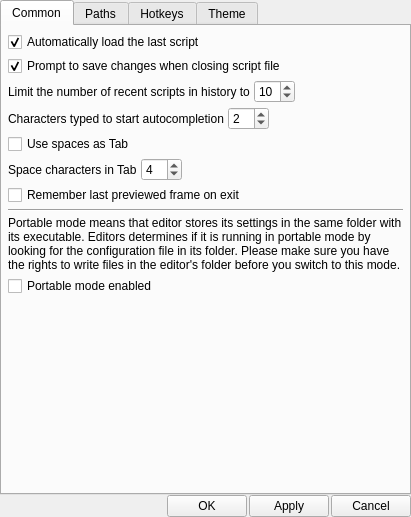
<?xml version="1.0" encoding="UTF-8"?>
<ui version="4.0">
 <class>SettingsDialog</class>
 <widget class="QDialog" name="SettingsDialog">
  <property name="geometry">
   <rect>
    <x>0</x>
    <y>0</y>
    <width>411</width>
    <height>517</height>
   </rect>
  </property>
  <property name="windowTitle">
   <string>Settings - VapourSynth Editor</string>
  </property>
  <layout class="QVBoxLayout" name="verticalLayout">
   <property name="spacing">
    <number>0</number>
   </property>
   <property name="leftMargin">
    <number>0</number>
   </property>
   <property name="topMargin">
    <number>0</number>
   </property>
   <property name="rightMargin">
    <number>0</number>
   </property>
   <property name="bottomMargin">
    <number>0</number>
   </property>
   <item>
    <widget class="QTabWidget" name="settingsTabWidget">
     <property name="currentIndex">
      <number>0</number>
     </property>
     <widget class="QWidget" name="commonSettingsTab">
      <attribute name="title">
       <string>Common</string>
      </attribute>
      <layout class="QVBoxLayout" name="verticalLayout_2">
       <property name="spacing">
        <number>4</number>
       </property>
       <property name="leftMargin">
        <number>6</number>
       </property>
       <property name="topMargin">
        <number>6</number>
       </property>
       <property name="rightMargin">
        <number>6</number>
       </property>
       <property name="bottomMargin">
        <number>6</number>
       </property>
       <item>
        <widget class="QCheckBox" name="autoLoadLastScriptCheckBox">
         <property name="text">
          <string>Automatically load the last script</string>
         </property>
         <property name="checked">
          <bool>true</bool>
         </property>
        </widget>
       </item>
       <item>
        <widget class="QCheckBox" name="promptToSaveChangesCheckBox">
         <property name="text">
          <string>Prompt to save changes when closing script file</string>
         </property>
         <property name="checked">
          <bool>true</bool>
         </property>
        </widget>
       </item>
       <item>
        <layout class="QHBoxLayout" name="recentFilesSettingsLayout">
         <item>
          <widget class="QLabel" name="maxRecentFilesLabel">
           <property name="text">
            <string>Limit the number of recent scripts in history to</string>
           </property>
          </widget>
         </item>
         <item>
          <widget class="QSpinBox" name="maxRecentFilesSpinBox">
           <property name="minimum">
            <number>1</number>
           </property>
           <property name="value">
            <number>10</number>
           </property>
          </widget>
         </item>
         <item>
          <spacer name="horizontalSpacer_2">
           <property name="orientation">
            <enum>Qt::Horizontal</enum>
           </property>
           <property name="sizeHint" stdset="0">
            <size>
             <width>40</width>
             <height>20</height>
            </size>
           </property>
          </spacer>
         </item>
        </layout>
       </item>
       <item>
        <layout class="QHBoxLayout" name="autocompletionLayout">
         <item>
          <widget class="QLabel" name="charactersTypedToStartCompletionLabel">
           <property name="text">
            <string>Characters typed to start autocompletion</string>
           </property>
          </widget>
         </item>
         <item>
          <widget class="QSpinBox" name="charactersTypedToStartCompletionSpinBox">
           <property name="minimum">
            <number>0</number>
           </property>
           <property name="maximum">
            <number>10</number>
           </property>
           <property name="value">
            <number>2</number>
           </property>
          </widget>
         </item>
         <item>
          <spacer name="horizontalSpacer_3">
           <property name="orientation">
            <enum>Qt::Horizontal</enum>
           </property>
           <property name="sizeHint" stdset="0">
            <size>
             <width>40</width>
             <height>20</height>
            </size>
           </property>
          </spacer>
         </item>
        </layout>
       </item>
       <item>
        <widget class="QCheckBox" name="useSpacesAsTabCheckBox">
         <property name="text">
          <string>Use spaces as Tab</string>
         </property>
        </widget>
       </item>
       <item>
        <layout class="QHBoxLayout" name="horizontalLayout">
         <item>
          <widget class="QLabel" name="spacesInTabLabel">
           <property name="text">
            <string>Space characters in Tab</string>
           </property>
          </widget>
         </item>
         <item>
          <widget class="QSpinBox" name="spacesInTabSpinBox">
           <property name="minimum">
            <number>1</number>
           </property>
           <property name="maximum">
            <number>80</number>
           </property>
           <property name="value">
            <number>4</number>
           </property>
          </widget>
         </item>
         <item>
          <spacer name="horizontalSpacer_4">
           <property name="orientation">
            <enum>Qt::Horizontal</enum>
           </property>
           <property name="sizeHint" stdset="0">
            <size>
             <width>40</width>
             <height>20</height>
            </size>
           </property>
          </spacer>
         </item>
        </layout>
       </item>
       <item>
        <widget class="QCheckBox" name="rememberLastPreviewFrameCheckBox">
         <property name="text">
          <string>Remember last previewed frame on exit</string>
         </property>
        </widget>
       </item>
       <item>
        <widget class="QFrame" name="delimiter">
         <property name="frameShape">
          <enum>QFrame::HLine</enum>
         </property>
         <property name="frameShadow">
          <enum>QFrame::Sunken</enum>
         </property>
        </widget>
       </item>
       <item>
        <widget class="QLabel" name="portableModeLabel">
         <property name="text">
          <string>Portable mode means that editor stores its settings in the same folder with its executable. Editors determines if it is running in portable mode by looking for the configuration file in its folder. Please make sure you have the rights to write files in the editor's folder before you switch to this mode.</string>
         </property>
         <property name="wordWrap">
          <bool>true</bool>
         </property>
        </widget>
       </item>
       <item>
        <widget class="QCheckBox" name="portableModeCheckBox">
         <property name="text">
          <string>Portable mode enabled</string>
         </property>
        </widget>
       </item>
       <item>
        <spacer name="verticalSpacer">
         <property name="orientation">
          <enum>Qt::Vertical</enum>
         </property>
         <property name="sizeHint" stdset="0">
          <size>
           <width>20</width>
           <height>171</height>
          </size>
         </property>
        </spacer>
       </item>
      </layout>
     </widget>
     <widget class="QWidget" name="pathsSettingsTab">
      <attribute name="title">
       <string>Paths</string>
      </attribute>
      <layout class="QVBoxLayout" name="verticalLayout_3">
       <property name="spacing">
        <number>2</number>
       </property>
       <property name="leftMargin">
        <number>2</number>
       </property>
       <property name="topMargin">
        <number>2</number>
       </property>
       <property name="rightMargin">
        <number>2</number>
       </property>
       <property name="bottomMargin">
        <number>2</number>
       </property>
       <item>
        <widget class="QGroupBox" name="vsLibraryPathsGroupBox">
         <property name="title">
          <string>VapourSynth library search paths</string>
         </property>
         <layout class="QGridLayout" name="gridLayout_2">
          <property name="leftMargin">
           <number>0</number>
          </property>
          <property name="topMargin">
           <number>0</number>
          </property>
          <property name="rightMargin">
           <number>0</number>
          </property>
          <property name="bottomMargin">
           <number>0</number>
          </property>
          <property name="spacing">
           <number>2</number>
          </property>
          <item row="0" column="0" rowspan="3">
           <widget class="QListWidget" name="vsLibraryPathsListWidget">
            <property name="horizontalScrollBarPolicy">
             <enum>Qt::ScrollBarAlwaysOff</enum>
            </property>
            <property name="alternatingRowColors">
             <bool>true</bool>
            </property>
            <property name="textElideMode">
             <enum>Qt::ElideNone</enum>
            </property>
           </widget>
          </item>
          <item row="0" column="1">
           <widget class="QToolButton" name="removeVSLibraryPathButton">
            <property name="toolTip">
             <string>Remove VapourSynth library search path</string>
            </property>
            <property name="text">
             <string/>
            </property>
           </widget>
          </item>
          <item row="1" column="1">
           <spacer name="verticalSpacer_3">
            <property name="orientation">
             <enum>Qt::Vertical</enum>
            </property>
            <property name="sizeHint" stdset="0">
             <size>
              <width>20</width>
              <height>124</height>
             </size>
            </property>
           </spacer>
          </item>
          <item row="2" column="1">
           <widget class="QToolButton" name="addVSLibraryPathButton">
            <property name="toolTip">
             <string>Add VapourSynth library search path</string>
            </property>
            <property name="text">
             <string/>
            </property>
           </widget>
          </item>
          <item row="3" column="0">
           <widget class="QLineEdit" name="vsLibraryPathEdit"/>
          </item>
          <item row="3" column="1">
           <widget class="QToolButton" name="selectVSLibraryPathButton">
            <property name="toolTip">
             <string>Select path</string>
            </property>
            <property name="text">
             <string/>
            </property>
           </widget>
          </item>
         </layout>
        </widget>
       </item>
       <item>
        <widget class="QGroupBox" name="vsPluginsPathsGroupBox">
         <property name="title">
          <string>VapourSynth plugins paths</string>
         </property>
         <layout class="QGridLayout" name="gridLayout">
          <property name="leftMargin">
           <number>0</number>
          </property>
          <property name="topMargin">
           <number>0</number>
          </property>
          <property name="rightMargin">
           <number>0</number>
          </property>
          <property name="bottomMargin">
           <number>0</number>
          </property>
          <property name="spacing">
           <number>2</number>
          </property>
          <item row="0" column="0" rowspan="3">
           <widget class="QListWidget" name="vsPluginsPathsListWidget">
            <property name="horizontalScrollBarPolicy">
             <enum>Qt::ScrollBarAlwaysOff</enum>
            </property>
            <property name="alternatingRowColors">
             <bool>true</bool>
            </property>
            <property name="textElideMode">
             <enum>Qt::ElideNone</enum>
            </property>
           </widget>
          </item>
          <item row="0" column="1">
           <widget class="QToolButton" name="removeVSPluginsPathButton">
            <property name="toolTip">
             <string>Remove VapourSynth plugins path</string>
            </property>
            <property name="text">
             <string/>
            </property>
           </widget>
          </item>
          <item row="1" column="1">
           <spacer name="verticalSpacer_2">
            <property name="orientation">
             <enum>Qt::Vertical</enum>
            </property>
            <property name="sizeHint" stdset="0">
             <size>
              <width>20</width>
              <height>124</height>
             </size>
            </property>
           </spacer>
          </item>
          <item row="2" column="1">
           <widget class="QToolButton" name="addVSPluginsPathButton">
            <property name="toolTip">
             <string>Add VapourSynth plugins path</string>
            </property>
            <property name="text">
             <string/>
            </property>
           </widget>
          </item>
          <item row="3" column="0">
           <widget class="QLineEdit" name="vsPluginsPathEdit"/>
          </item>
          <item row="3" column="1">
           <widget class="QToolButton" name="selectVSPluginsPathButton">
            <property name="toolTip">
             <string>Select path</string>
            </property>
            <property name="text">
             <string/>
            </property>
           </widget>
          </item>
         </layout>
        </widget>
       </item>
       <item>
        <widget class="QGroupBox" name="vsDocumentationPathsGroupBox">
         <property name="title">
          <string>Documentation paths</string>
         </property>
         <layout class="QGridLayout" name="gridLayout_3">
          <property name="leftMargin">
           <number>0</number>
          </property>
          <property name="topMargin">
           <number>0</number>
          </property>
          <property name="rightMargin">
           <number>0</number>
          </property>
          <property name="bottomMargin">
           <number>0</number>
          </property>
          <property name="spacing">
           <number>2</number>
          </property>
          <item row="0" column="0" rowspan="3">
           <widget class="QListWidget" name="vsDocumentationPathsListWidget">
            <property name="horizontalScrollBarPolicy">
             <enum>Qt::ScrollBarAlwaysOff</enum>
            </property>
            <property name="alternatingRowColors">
             <bool>true</bool>
            </property>
            <property name="textElideMode">
             <enum>Qt::ElideNone</enum>
            </property>
           </widget>
          </item>
          <item row="0" column="1">
           <widget class="QToolButton" name="removeVSDocumentationPathButton">
            <property name="toolTip">
             <string>Remove VapourSynth documentation path</string>
            </property>
            <property name="text">
             <string/>
            </property>
           </widget>
          </item>
          <item row="1" column="1">
           <spacer name="verticalSpacer_4">
            <property name="orientation">
             <enum>Qt::Vertical</enum>
            </property>
            <property name="sizeHint" stdset="0">
             <size>
              <width>20</width>
              <height>124</height>
             </size>
            </property>
           </spacer>
          </item>
          <item row="2" column="1">
           <widget class="QToolButton" name="addVSDocumentationPathButton">
            <property name="toolTip">
             <string>Add VapourSynth documentation path</string>
            </property>
            <property name="text">
             <string/>
            </property>
           </widget>
          </item>
          <item row="3" column="0">
           <widget class="QLineEdit" name="vsDocumentationPathEdit"/>
          </item>
          <item row="3" column="1">
           <widget class="QToolButton" name="selectVSDocumentationPathButton">
            <property name="toolTip">
             <string>Select path</string>
            </property>
            <property name="text">
             <string/>
            </property>
           </widget>
          </item>
         </layout>
        </widget>
       </item>
      </layout>
     </widget>
     <widget class="QWidget" name="hotkeysSettingsTab">
      <attribute name="title">
       <string>Hotkeys</string>
      </attribute>
      <layout class="QVBoxLayout" name="verticalLayout_4">
       <property name="spacing">
        <number>0</number>
       </property>
       <property name="leftMargin">
        <number>0</number>
       </property>
       <property name="topMargin">
        <number>0</number>
       </property>
       <property name="rightMargin">
        <number>0</number>
       </property>
       <property name="bottomMargin">
        <number>0</number>
       </property>
       <item>
        <widget class="QTableView" name="hotkeysTable">
         <property name="editTriggers">
          <set>QAbstractItemView::AnyKeyPressed|QAbstractItemView::DoubleClicked|QAbstractItemView::EditKeyPressed|QAbstractItemView::SelectedClicked</set>
         </property>
         <property name="alternatingRowColors">
          <bool>true</bool>
         </property>
         <property name="selectionMode">
          <enum>QAbstractItemView::SingleSelection</enum>
         </property>
         <property name="selectionBehavior">
          <enum>QAbstractItemView::SelectRows</enum>
         </property>
         <property name="textElideMode">
          <enum>Qt::ElideNone</enum>
         </property>
         <property name="horizontalScrollMode">
          <enum>QAbstractItemView::ScrollPerPixel</enum>
         </property>
         <attribute name="horizontalHeaderVisible">
          <bool>false</bool>
         </attribute>
         <attribute name="horizontalHeaderStretchLastSection">
          <bool>true</bool>
         </attribute>
         <attribute name="verticalHeaderVisible">
          <bool>false</bool>
         </attribute>
        </widget>
       </item>
      </layout>
     </widget>
     <widget class="QWidget" name="themeSettingsTab">
      <property name="contextMenuPolicy">
       <enum>Qt::PreventContextMenu</enum>
      </property>
      <attribute name="title">
       <string>Theme</string>
      </attribute>
      <layout class="QVBoxLayout" name="verticalLayout_5">
       <property name="spacing">
        <number>4</number>
       </property>
       <property name="leftMargin">
        <number>6</number>
       </property>
       <property name="topMargin">
        <number>6</number>
       </property>
       <property name="rightMargin">
        <number>6</number>
       </property>
       <property name="bottomMargin">
        <number>6</number>
       </property>
       <item>
        <widget class="QLabel" name="themeElementsLabel">
         <property name="text">
          <string>Theme elements</string>
         </property>
        </widget>
       </item>
       <item>
        <widget class="QListView" name="themeElementsList">
         <property name="editTriggers">
          <set>QAbstractItemView::NoEditTriggers</set>
         </property>
         <property name="selectionBehavior">
          <enum>QAbstractItemView::SelectRows</enum>
         </property>
         <property name="verticalScrollMode">
          <enum>QAbstractItemView::ScrollPerPixel</enum>
         </property>
         <property name="horizontalScrollMode">
          <enum>QAbstractItemView::ScrollPerPixel</enum>
         </property>
         <property name="resizeMode">
          <enum>QListView::Adjust</enum>
         </property>
        </widget>
       </item>
       <item>
        <layout class="QFormLayout" name="formLayout">
         <item row="0" column="0">
          <widget class="QPushButton" name="fontButton">
           <property name="text">
            <string>Font</string>
           </property>
          </widget>
         </item>
         <item row="0" column="1">
          <widget class="QLabel" name="fontLabel">
           <property name="sizePolicy">
            <sizepolicy hsizetype="MinimumExpanding" vsizetype="Minimum">
             <horstretch>0</horstretch>
             <verstretch>0</verstretch>
            </sizepolicy>
           </property>
           <property name="text">
            <string/>
           </property>
          </widget>
         </item>
         <item row="1" column="0">
          <widget class="QPushButton" name="colourButton">
           <property name="text">
            <string>Colour</string>
           </property>
          </widget>
         </item>
         <item row="1" column="1">
          <widget class="QFrame" name="colourFrame">
           <property name="autoFillBackground">
            <bool>true</bool>
           </property>
           <property name="frameShape">
            <enum>QFrame::Box</enum>
           </property>
           <property name="frameShadow">
            <enum>QFrame::Plain</enum>
           </property>
          </widget>
         </item>
        </layout>
       </item>
      </layout>
     </widget>
    </widget>
   </item>
   <item>
    <layout class="QHBoxLayout" name="decisionButtonsLayout">
     <property name="spacing">
      <number>2</number>
     </property>
     <item>
      <spacer name="horizontalSpacer">
       <property name="orientation">
        <enum>Qt::Horizontal</enum>
       </property>
       <property name="sizeHint" stdset="0">
        <size>
         <width>40</width>
         <height>20</height>
        </size>
       </property>
      </spacer>
     </item>
     <item>
      <widget class="QPushButton" name="okButton">
       <property name="text">
        <string>OK</string>
       </property>
      </widget>
     </item>
     <item>
      <widget class="QPushButton" name="applyButton">
       <property name="text">
        <string>Apply</string>
       </property>
      </widget>
     </item>
     <item>
      <widget class="QPushButton" name="cancelButton">
       <property name="text">
        <string>Cancel</string>
       </property>
      </widget>
     </item>
    </layout>
   </item>
  </layout>
 </widget>
 <resources/>
 <connections/>
</ui>
